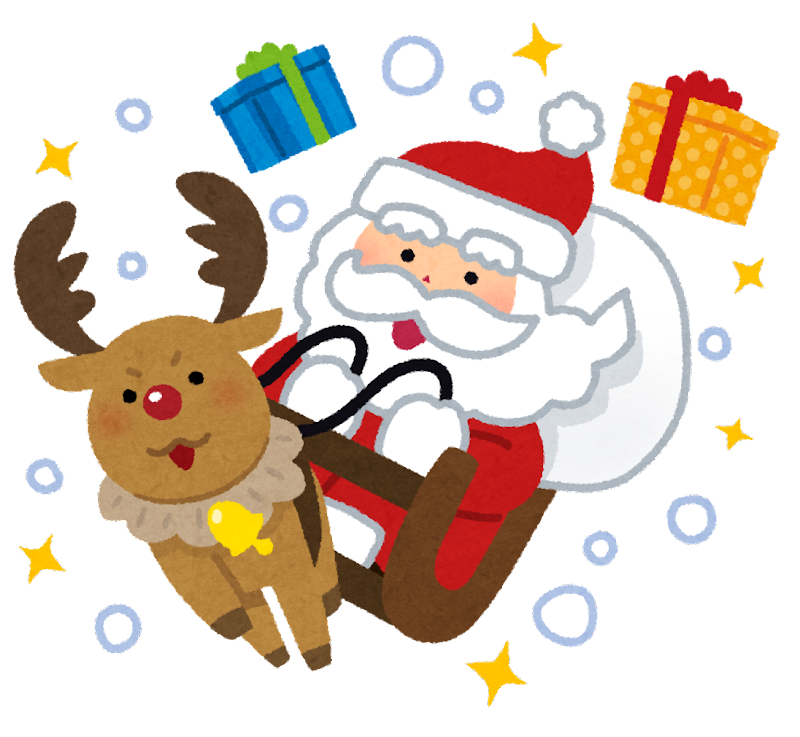
#> input picture data/pt6/santa_tonakai_sori.png, 800 x 737 px
$ python script6.py
#> lines starting #> are read from the running program, lines starting #| are printed output that depends on the picture; after the words box and inside, x2 and y2 are one past the last pixel; in counts of white or black regions, pixels touching at a corner belong together
from PIL import Image

santa = Image.open('data/pt6/santa_tonakai_sori.png')
#> santa is the input picture: PIL image 800x737 RGBA; mean R, G, B, A 86.6, 71.9, 59.8, 118.7

santa_45 = santa.rotate(45, fillcolor=(255, 0, 0), expand=True)
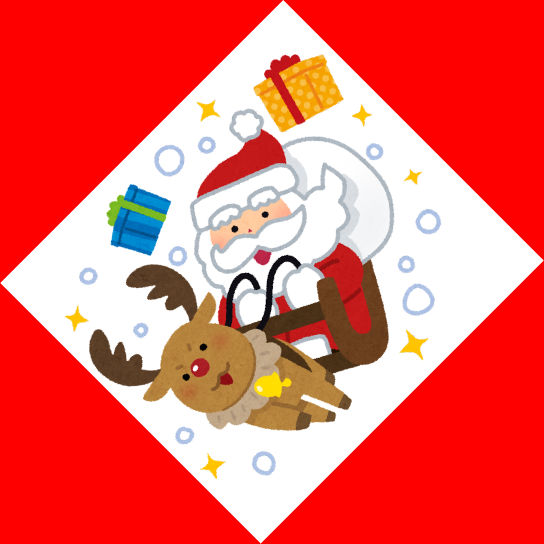
#> santa_45: PIL image 1088x1087 RGBA (shown at 1/2 size); mean R, G, B, A 171, 35.8, 29.8, 187; transparent parts drawn white
santa_45.save('data/pt6/santa_tonakai_sori_rotate45.png')

yoroshiku = Image.open('data/pt6/message_yoroshiku.png')
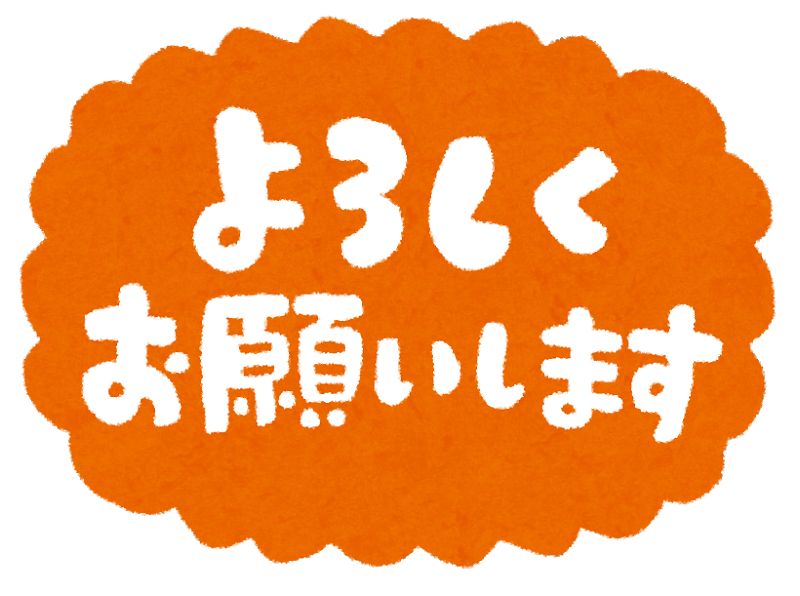
#> input picture data/pt6/message_yoroshiku.png, 800 x 596 px
#> yoroshiku is the input picture: PIL image 800x596 RGBA; mean R, G, B, A 171.8, 96.3, 38.1, 182.3
hologram = Image.open('data/pt6/hologram_kira_sticker_color.png').resize(yoroshiku.size)
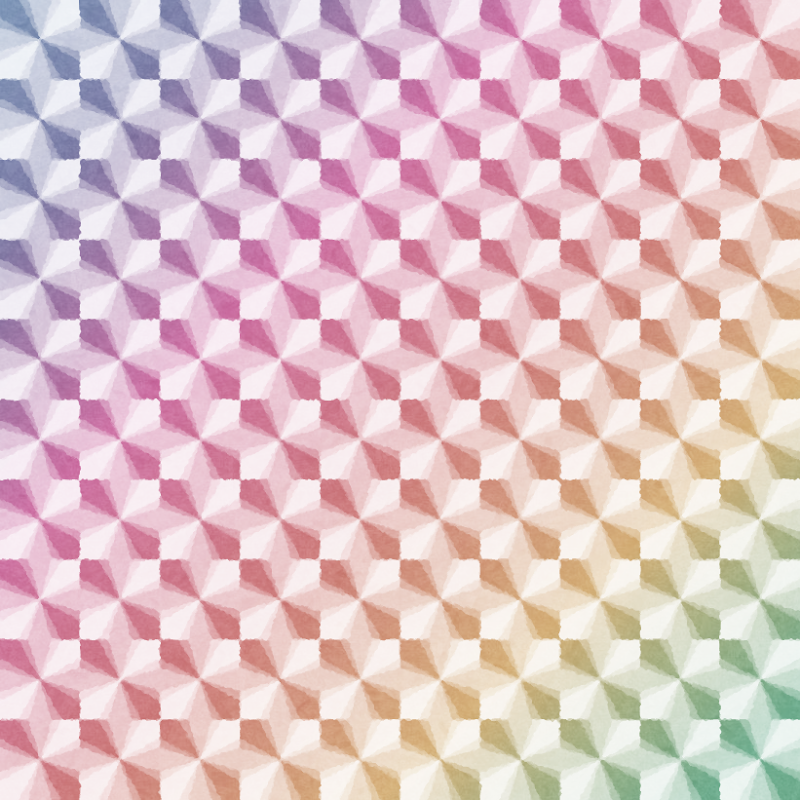
#> input picture data/pt6/hologram_kira_sticker_color.png, 800 x 800 px
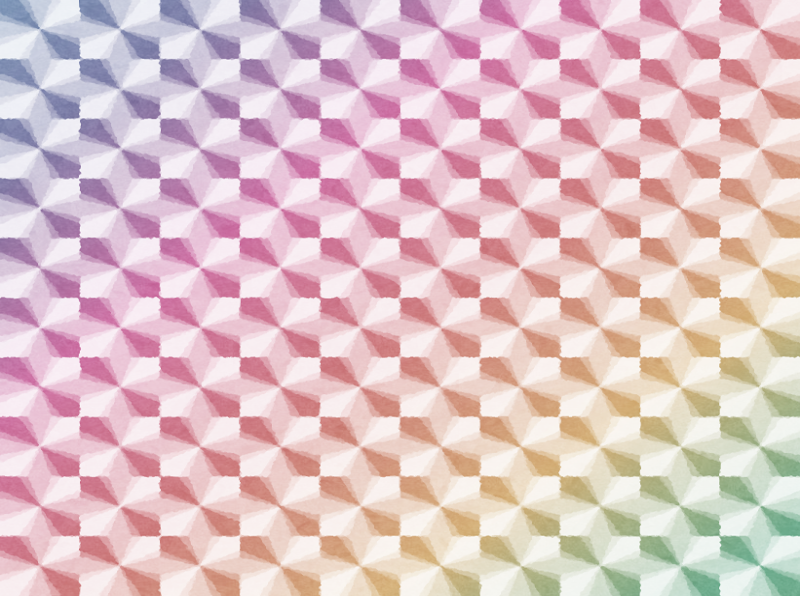
#> hologram: PIL image 800x596 RGB; mean R, G, B 223.5, 195.4, 198.6

yoroshiku_mask = yoroshiku.convert('L')
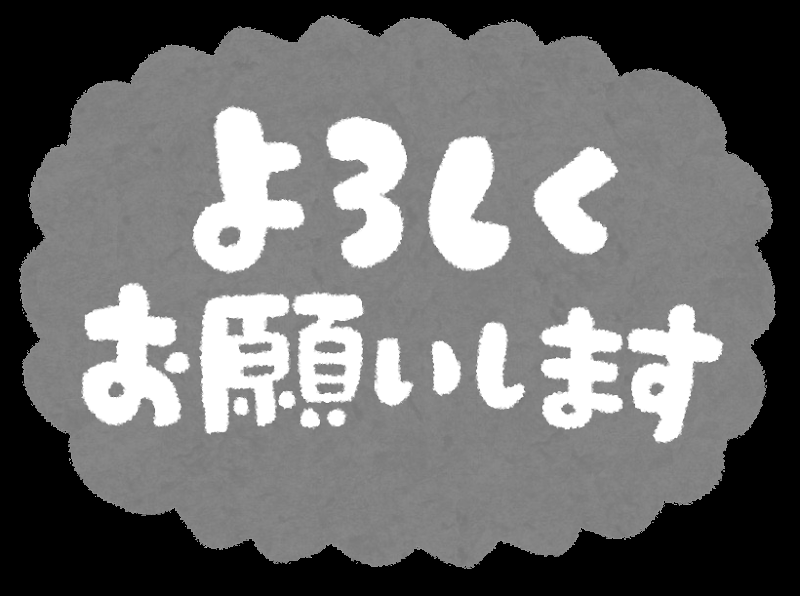
#> yoroshiku_mask: PIL image 800x596 L; min 0, max 255, mean 112.2
yoroshiku_mask = yoroshiku_mask.point(lambda i: 255 if i != 255 else 0)
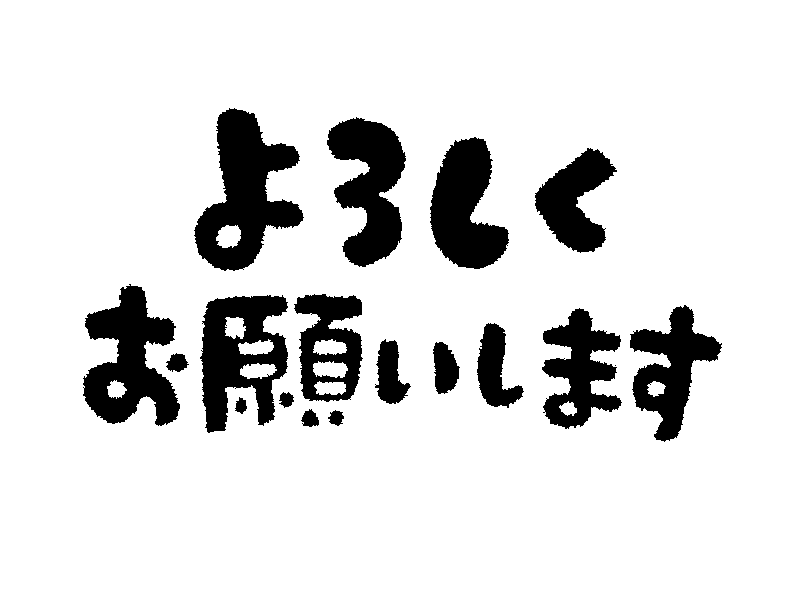
#> yoroshiku_mask: PIL image 800x596 L; 86.8% white; 18 black regions (1 under 20 px), largest, box (x1, y1, x2, y2) and area: (194, 108, 304, 271) 9164, (83, 284, 180, 426) 7682, (200, 295, 288, 433) 7243

background = Image.new('RGB', yoroshiku.size)
#> background: PIL image 800x596 RGB; every value is 0

synthesized = Image.composite(background, hologram, yoroshiku_mask)
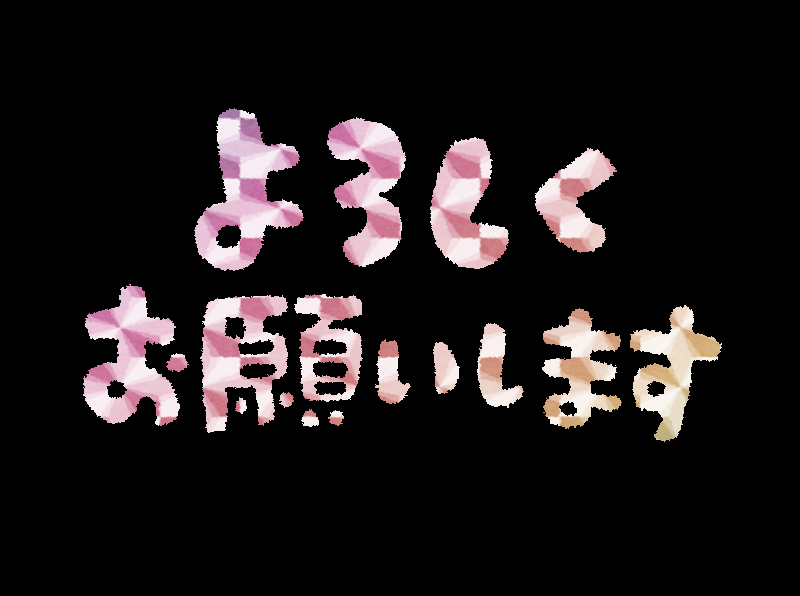
#> synthesized: PIL image 800x596 RGB; mean R, G, B 30.4, 25.3, 26.3

synthesized.save('data/pt6/synthesized.png')
